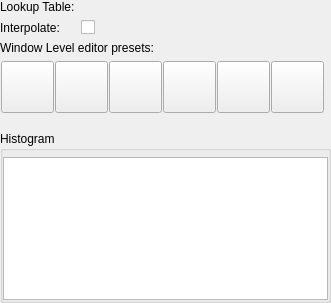
<?xml version="1.0" encoding="UTF-8"?>
<ui version="4.0">
 <class>qSlicerScalarVolumeDisplayWidget</class>
 <widget class="qSlicerWidget" name="qSlicerScalarVolumeDisplayWidget">
  <property name="geometry">
   <rect>
    <x>0</x>
    <y>0</y>
    <width>331</width>
    <height>303</height>
   </rect>
  </property>
  <property name="windowTitle">
   <string>Scalar Volume Display</string>
  </property>
  <layout class="QGridLayout" name="gridLayout" columnstretch="0,1">
   <property name="margin">
    <number>0</number>
   </property>
   <item row="0" column="0">
    <widget class="QLabel" name="LookupTableLabel">
     <property name="text">
      <string>Lookup Table:</string>
     </property>
    </widget>
   </item>
   <item row="0" column="1">
    <widget class="qMRMLColorTableComboBox" name="ColorTableComboBox">
     <property name="addEnabled">
      <bool>false</bool>
     </property>
     <property name="removeEnabled">
      <bool>false</bool>
     </property>
     <property name="showChildNodeTypes">
      <bool>false</bool>
     </property>
    </widget>
   </item>
   <item row="1" column="0">
    <widget class="QLabel" name="InterpolateLabel">
     <property name="text">
      <string>Interpolate:</string>
     </property>
    </widget>
   </item>
   <item row="1" column="1">
    <widget class="QCheckBox" name="InterpolateCheckbox">
     <property name="text">
      <string/>
     </property>
    </widget>
   </item>
   <item row="2" column="0" colspan="2">
    <widget class="QLabel" name="WindowLevelPresetsLabel">
     <property name="sizePolicy">
      <sizepolicy hsizetype="Preferred" vsizetype="Fixed">
       <horstretch>0</horstretch>
       <verstretch>0</verstretch>
      </sizepolicy>
     </property>
     <property name="text">
      <string>Window Level editor presets:</string>
     </property>
    </widget>
   </item>
   <item row="4" column="0" colspan="2">
    <widget class="qMRMLWindowLevelWidget" name="MRMLWindowLevelWidget"/>
   </item>
   <item row="5" column="0" colspan="2">
    <widget class="qMRMLVolumeThresholdWidget" name="MRMLVolumeThresholdWidget"/>
   </item>
   <item row="3" column="0" colspan="2">
    <widget class="QWidget" name="PresetsWidget" native="true">
     <property name="sizePolicy">
      <sizepolicy hsizetype="Expanding" vsizetype="Fixed">
       <horstretch>0</horstretch>
       <verstretch>0</verstretch>
      </sizepolicy>
     </property>
     <layout class="QHBoxLayout" name="horizontalLayout_2">
      <property name="spacing">
       <number>0</number>
      </property>
      <property name="margin">
       <number>0</number>
      </property>
      <item>
       <widget class="QToolButton" name="CTBonePresetToolButton">
        <property name="toolTip">
         <string>CT-bone: Emphasize bone in a CT volume.</string>
        </property>
        <property name="accessibleName">
         <string>CT-Bone</string>
        </property>
        <property name="text">
         <string/>
        </property>
        <property name="icon">
         <iconset resource="../qSlicerVolumesModule.qrc">
          <normaloff>:/Icons/WindowLevelPreset-CT-bone.png</normaloff>:/Icons/WindowLevelPreset-CT-bone.png</iconset>
        </property>
        <property name="iconSize">
         <size>
          <width>45</width>
          <height>45</height>
         </size>
        </property>
        <property name="toolButtonStyle">
         <enum>Qt::ToolButtonTextUnderIcon</enum>
        </property>
       </widget>
      </item>
      <item>
       <widget class="QToolButton" name="CTAirPresetToolButton">
        <property name="toolTip">
         <string>CT-air: Emphasize air in a CT volume.</string>
        </property>
        <property name="accessibleName">
         <string>CT-Air</string>
        </property>
        <property name="text">
         <string/>
        </property>
        <property name="icon">
         <iconset resource="../qSlicerVolumesModule.qrc">
          <normaloff>:/Icons/WindowLevelPreset-CT-air.png</normaloff>:/Icons/WindowLevelPreset-CT-air.png</iconset>
        </property>
        <property name="iconSize">
         <size>
          <width>45</width>
          <height>45</height>
         </size>
        </property>
        <property name="toolButtonStyle">
         <enum>Qt::ToolButtonTextUnderIcon</enum>
        </property>
       </widget>
      </item>
      <item>
       <widget class="QToolButton" name="PETPresetToolButton">
        <property name="toolTip">
         <string>PET: Preset for PET volume (use the Rainbow Color LUT).</string>
        </property>
        <property name="accessibleName">
         <string>PET</string>
        </property>
        <property name="text">
         <string/>
        </property>
        <property name="icon">
         <iconset resource="../qSlicerVolumesModule.qrc">
          <normaloff>:/Icons/WindowLevelPreset-PET.png</normaloff>:/Icons/WindowLevelPreset-PET.png</iconset>
        </property>
        <property name="iconSize">
         <size>
          <width>45</width>
          <height>45</height>
         </size>
        </property>
        <property name="toolButtonStyle">
         <enum>Qt::ToolButtonTextUnderIcon</enum>
        </property>
       </widget>
      </item>
      <item>
       <widget class="QToolButton" name="CTAbdomenPresetToolButton">
        <property name="sizePolicy">
         <sizepolicy hsizetype="Fixed" vsizetype="Fixed">
          <horstretch>0</horstretch>
          <verstretch>0</verstretch>
         </sizepolicy>
        </property>
        <property name="toolTip">
         <string>CT-abdomen: View abdominal CT volume.</string>
        </property>
        <property name="accessibleName">
         <string>CT-Abdomen</string>
        </property>
        <property name="text">
         <string/>
        </property>
        <property name="icon">
         <iconset resource="../qSlicerVolumesModule.qrc">
          <normaloff>:/Icons/WindowLevelPreset-Abdomen.png</normaloff>:/Icons/WindowLevelPreset-Abdomen.png</iconset>
        </property>
        <property name="iconSize">
         <size>
          <width>45</width>
          <height>45</height>
         </size>
        </property>
        <property name="toolButtonStyle">
         <enum>Qt::ToolButtonTextUnderIcon</enum>
        </property>
       </widget>
      </item>
      <item>
       <widget class="QToolButton" name="CTBrainPresetToolButton">
        <property name="sizePolicy">
         <sizepolicy hsizetype="Fixed" vsizetype="Fixed">
          <horstretch>0</horstretch>
          <verstretch>0</verstretch>
         </sizepolicy>
        </property>
        <property name="toolTip">
         <string>CT-brain: View brain CT volume.</string>
        </property>
        <property name="accessibleName">
         <string>CT-Brain</string>
        </property>
        <property name="text">
         <string/>
        </property>
        <property name="icon">
         <iconset resource="../qSlicerVolumesModule.qrc">
          <normaloff>:/Icons/WindowLevelPreset-Brain.png</normaloff>:/Icons/WindowLevelPreset-Brain.png</iconset>
        </property>
        <property name="iconSize">
         <size>
          <width>45</width>
          <height>45</height>
         </size>
        </property>
        <property name="toolButtonStyle">
         <enum>Qt::ToolButtonTextUnderIcon</enum>
        </property>
       </widget>
      </item>
      <item>
       <widget class="QToolButton" name="CTLungPresetToolButton">
        <property name="sizePolicy">
         <sizepolicy hsizetype="Fixed" vsizetype="Fixed">
          <horstretch>0</horstretch>
          <verstretch>0</verstretch>
         </sizepolicy>
        </property>
        <property name="toolTip">
         <string>CT-lung: View lung CT volume.</string>
        </property>
        <property name="accessibleName">
         <string>CT-Lung</string>
        </property>
        <property name="text">
         <string/>
        </property>
        <property name="icon">
         <iconset resource="../qSlicerVolumesModule.qrc">
          <normaloff>:/Icons/WindowLevelPreset-Lung.png</normaloff>:/Icons/WindowLevelPreset-Lung.png</iconset>
        </property>
        <property name="iconSize">
         <size>
          <width>45</width>
          <height>45</height>
         </size>
        </property>
        <property name="toolButtonStyle">
         <enum>Qt::ToolButtonTextUnderIcon</enum>
        </property>
       </widget>
      </item>
     </layout>
    </widget>
   </item>
   <item row="7" column="0" colspan="2">
    <spacer name="verticalSpacer">
     <property name="orientation">
      <enum>Qt::Vertical</enum>
     </property>
     <property name="sizeHint" stdset="0">
      <size>
       <width>20</width>
       <height>0</height>
      </size>
     </property>
    </spacer>
   </item>
   <item row="6" column="0" colspan="2">
    <widget class="ctkCollapsibleGroupBox" name="CollapsibleGroupBox">
     <property name="title">
      <string>Histogram</string>
     </property>
     <property name="checked">
      <bool>false</bool>
     </property>
     <layout class="QGridLayout" name="gridLayout_2">
      <property name="leftMargin">
       <number>0</number>
      </property>
      <property name="topMargin">
       <number>6</number>
      </property>
      <property name="rightMargin">
       <number>0</number>
      </property>
      <property name="bottomMargin">
       <number>0</number>
      </property>
      <item row="0" column="0">
       <widget class="ctkTransferFunctionView" name="TransferFunctionView">
        <property name="sizePolicy">
         <sizepolicy hsizetype="Expanding" vsizetype="Fixed">
          <horstretch>0</horstretch>
          <verstretch>0</verstretch>
         </sizepolicy>
        </property>
        <property name="minimumSize">
         <size>
          <width>0</width>
          <height>100</height>
         </size>
        </property>
       </widget>
      </item>
     </layout>
    </widget>
   </item>
  </layout>
 </widget>
 <customwidgets>
  <customwidget>
   <class>ctkCollapsibleGroupBox</class>
   <extends>QGroupBox</extends>
   <header>ctkCollapsibleGroupBox.h</header>
   <container>1</container>
  </customwidget>
  <customwidget>
   <class>ctkTransferFunctionView</class>
   <extends>QGraphicsView</extends>
   <header>ctkTransferFunctionView.h</header>
  </customwidget>
  <customwidget>
   <class>qMRMLColorTableComboBox</class>
   <extends>qMRMLNodeComboBox</extends>
   <header>qMRMLColorTableComboBox.h</header>
  </customwidget>
  <customwidget>
   <class>qMRMLNodeComboBox</class>
   <extends>QWidget</extends>
   <header>qMRMLNodeComboBox.h</header>
  </customwidget>
  <customwidget>
   <class>qMRMLVolumeThresholdWidget</class>
   <extends>QWidget</extends>
   <header>qMRMLVolumeThresholdWidget.h</header>
  </customwidget>
  <customwidget>
   <class>qMRMLWindowLevelWidget</class>
   <extends>QWidget</extends>
   <header>qMRMLWindowLevelWidget.h</header>
  </customwidget>
  <customwidget>
   <class>qSlicerWidget</class>
   <extends>QWidget</extends>
   <header>qSlicerWidget.h</header>
   <container>1</container>
  </customwidget>
 </customwidgets>
 <resources>
  <include location="../qSlicerVolumesModule.qrc"/>
 </resources>
 <connections>
  <connection>
   <sender>qSlicerScalarVolumeDisplayWidget</sender>
   <signal>mrmlSceneChanged(vtkMRMLScene*)</signal>
   <receiver>ColorTableComboBox</receiver>
   <slot>setMRMLScene(vtkMRMLScene*)</slot>
   <hints>
    <hint type="sourcelabel">
     <x>299</x>
     <y>273</y>
    </hint>
    <hint type="destinationlabel">
     <x>271</x>
     <y>17</y>
    </hint>
   </hints>
  </connection>
 </connections>
</ui>
